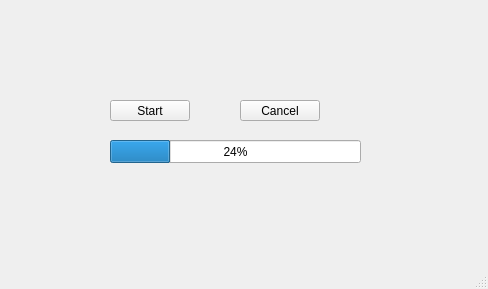
<?xml version="1.0" encoding="UTF-8"?>
<ui version="4.0">
 <class>MainWindow</class>
 <widget class="QMainWindow" name="MainWindow">
  <property name="geometry">
   <rect>
    <x>0</x>
    <y>0</y>
    <width>488</width>
    <height>289</height>
   </rect>
  </property>
  <property name="windowTitle">
   <string>MainWindow</string>
  </property>
  <widget class="QWidget" name="centralwidget">
   <widget class="QPushButton" name="pushButton">
    <property name="geometry">
     <rect>
      <x>110</x>
      <y>100</y>
      <width>80</width>
      <height>21</height>
     </rect>
    </property>
    <property name="text">
     <string>Start</string>
    </property>
   </widget>
   <widget class="QPushButton" name="pushButton_2">
    <property name="geometry">
     <rect>
      <x>240</x>
      <y>100</y>
      <width>80</width>
      <height>21</height>
     </rect>
    </property>
    <property name="text">
     <string>Cancel</string>
    </property>
   </widget>
   <widget class="QProgressBar" name="progressBar">
    <property name="geometry">
     <rect>
      <x>110</x>
      <y>140</y>
      <width>251</width>
      <height>23</height>
     </rect>
    </property>
    <property name="value">
     <number>24</number>
    </property>
   </widget>
  </widget>
  <widget class="QMenuBar" name="menubar">
   <property name="geometry">
    <rect>
     <x>0</x>
     <y>0</y>
     <width>488</width>
     <height>21</height>
    </rect>
   </property>
  </widget>
  <widget class="QStatusBar" name="statusbar"/>
 </widget>
 <resources/>
 <connections/>
</ui>
